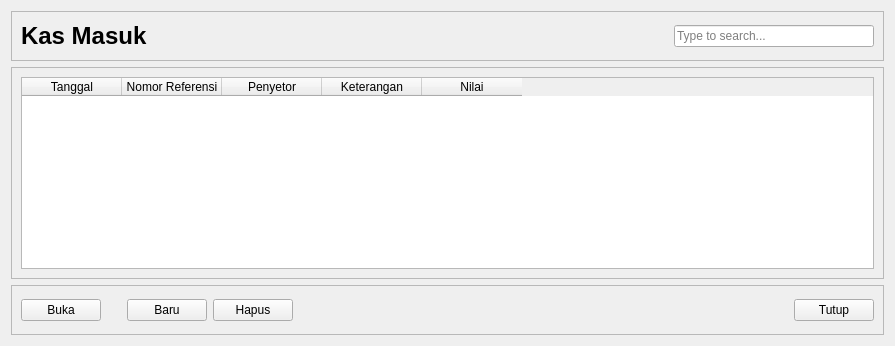
  <widget class="QWidget" name="st_KasMasuk">
   <layout class="QVBoxLayout" name="ivl_KasMasuk">
    <item>
     <widget class="QFrame" name="fr_KasMasuk_t">
      <property name="sizePolicy">
       <sizepolicy hsizetype="Preferred" vsizetype="Preferred">
        <horstretch>0</horstretch>
        <verstretch>1</verstretch>
       </sizepolicy>
      </property>
      <property name="minimumSize">
       <size>
        <width>0</width>
        <height>50</height>
       </size>
      </property>
      <property name="maximumSize">
       <size>
        <width>16777215</width>
        <height>50</height>
       </size>
      </property>
      <property name="frameShape">
       <enum>QFrame::StyledPanel</enum>
      </property>
      <property name="frameShadow">
       <enum>QFrame::Raised</enum>
      </property>
      <layout class="QHBoxLayout" name="ihl_KasMasuk_t">
       <item>
        <widget class="QLabel" name="lb_KasMasuk_Judul">
         <property name="sizePolicy">
          <sizepolicy hsizetype="Preferred" vsizetype="Preferred">
           <horstretch>0</horstretch>
           <verstretch>1</verstretch>
          </sizepolicy>
         </property>
         <property name="minimumSize">
          <size>
           <width>300</width>
           <height>0</height>
          </size>
         </property>
         <property name="maximumSize">
          <size>
           <width>300</width>
           <height>16777215</height>
          </size>
         </property>
         <property name="font">
          <font>
           <pointsize>18</pointsize>
           <weight>75</weight>
           <italic>false</italic>
           <bold>true</bold>
          </font>
         </property>
         <property name="text">
          <string>Kas Masuk</string>
         </property>
        </widget>
       </item>
       <item>
        <spacer name="hs_KasMasuk_t_s">
         <property name="orientation">
          <enum>Qt::Horizontal</enum>
         </property>
         <property name="sizeHint" stdset="0">
          <size>
           <width>226</width>
           <height>20</height>
          </size>
         </property>
        </spacer>
       </item>
       <item>
        <widget class="QLineEdit" name="le_KasMasuk_Search">
         <property name="sizePolicy">
          <sizepolicy hsizetype="Expanding" vsizetype="Fixed">
           <horstretch>0</horstretch>
           <verstretch>1</verstretch>
          </sizepolicy>
         </property>
         <property name="minimumSize">
          <size>
           <width>200</width>
           <height>0</height>
          </size>
         </property>
         <property name="maximumSize">
          <size>
           <width>200</width>
           <height>16777215</height>
          </size>
         </property>
         <property name="placeholderText">
          <string>Type to search...</string>
         </property>
        </widget>
       </item>
      </layout>
     </widget>
    </item>
    <item>
     <widget class="QFrame" name="fr_KasMasuk_Content">
      <property name="sizePolicy">
       <sizepolicy hsizetype="Preferred" vsizetype="Preferred">
        <horstretch>0</horstretch>
        <verstretch>1</verstretch>
       </sizepolicy>
      </property>
      <property name="frameShape">
       <enum>QFrame::StyledPanel</enum>
      </property>
      <property name="frameShadow">
       <enum>QFrame::Raised</enum>
      </property>
      <layout class="QVBoxLayout" name="ivl_KasMasuk_Content">
       <item>
        <widget class="QTableWidget" name="tbl_KasMasuk">
         <column>
          <property name="text">
           <string>Tanggal</string>
          </property>
         </column>
         <column>
          <property name="text">
           <string>Nomor Referensi</string>
          </property>
         </column>
         <column>
          <property name="text">
           <string>Penyetor</string>
          </property>
         </column>
         <column>
          <property name="text">
           <string>Keterangan</string>
          </property>
         </column>
         <column>
          <property name="text">
           <string>Nilai</string>
          </property>
         </column>
        </widget>
       </item>
      </layout>
     </widget>
    </item>
    <item>
     <widget class="QFrame" name="fr_KasMasuk_b">
      <property name="sizePolicy">
       <sizepolicy hsizetype="Preferred" vsizetype="Preferred">
        <horstretch>0</horstretch>
        <verstretch>1</verstretch>
       </sizepolicy>
      </property>
      <property name="minimumSize">
       <size>
        <width>0</width>
        <height>50</height>
       </size>
      </property>
      <property name="maximumSize">
       <size>
        <width>16777215</width>
        <height>50</height>
       </size>
      </property>
      <property name="frameShape">
       <enum>QFrame::StyledPanel</enum>
      </property>
      <property name="frameShadow">
       <enum>QFrame::Raised</enum>
      </property>
      <layout class="QHBoxLayout" name="ihl_KasMasuk_b">
       <item>
        <widget class="QPushButton" name="tb_KasMasuk_Buka">
         <property name="text">
          <string>Buka</string>
         </property>
        </widget>
       </item>
       <item>
        <spacer name="sp_KasMasuk_b_">
         <property name="orientation">
          <enum>Qt::Horizontal</enum>
         </property>
         <property name="sizeType">
          <enum>QSizePolicy::Fixed</enum>
         </property>
         <property name="sizeHint" stdset="0">
          <size>
           <width>20</width>
           <height>20</height>
          </size>
         </property>
        </spacer>
       </item>
       <item>
        <widget class="QPushButton" name="tb_KasMasuk_Tambah">
         <property name="text">
          <string>Baru</string>
         </property>
        </widget>
       </item>
       <item>
        <widget class="QPushButton" name="tb_KasMasuk_Delete">
         <property name="text">
          <string>Hapus</string>
         </property>
        </widget>
       </item>
       <item>
        <spacer name="somespaces_pyuic_will_just_ignore">
         <property name="orientation">
          <enum>Qt::Horizontal</enum>
         </property>
         <property name="sizeHint" stdset="0">
          <size>
           <width>495</width>
           <height>20</height>
          </size>
         </property>
        </spacer>
       </item>
       <item>
        <widget class="QPushButton" name="tb_KasMasuk_Tutup">
         <property name="text">
          <string>Tutup</string>
         </property>
        </widget>
       </item>
      </layout>
     </widget>
    </item>
   </layout>
  </widget>
